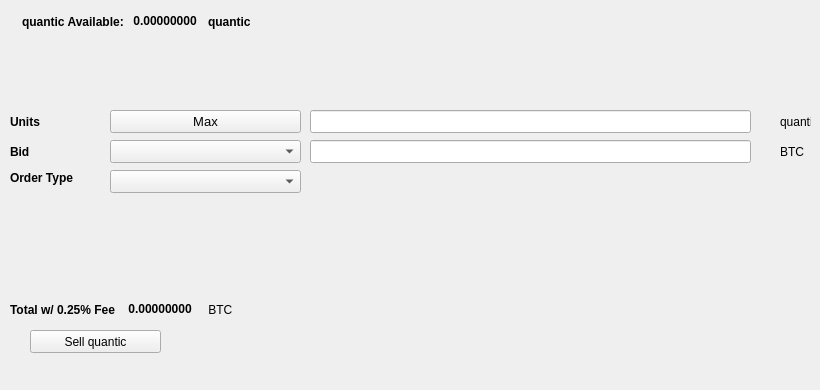
   <widget class="QWidget" name="SellTab">
    <attribute name="title">
     <string>Sell</string>
    </attribute>
    <widget class="QLabel" name="label_16">
     <property name="geometry">
      <rect>
       <x>780</x>
       <y>140</y>
       <width>31</width>
       <height>23</height>
      </rect>
     </property>
     <property name="text">
      <string>BTC</string>
     </property>
    </widget>
    <widget class="QComboBox" name="SellBidcomboBox">
     <property name="geometry">
      <rect>
       <x>110</x>
       <y>140</y>
       <width>191</width>
       <height>23</height>
      </rect>
     </property>
     <property name="font">
      <font>
       <pointsize>10</pointsize>
      </font>
     </property>
    </widget>
    <widget class="QLabel" name="label_18">
     <property name="geometry">
      <rect>
       <x>10</x>
       <y>110</y>
       <width>46</width>
       <height>23</height>
      </rect>
     </property>
     <property name="font">
      <font>
       <weight>75</weight>
       <bold>true</bold>
      </font>
     </property>
     <property name="text">
      <string>Units</string>
     </property>
    </widget>
    <widget class="QPushButton" name="Sell_Max_Amount">
     <property name="geometry">
      <rect>
       <x>110</x>
       <y>110</y>
       <width>191</width>
       <height>23</height>
      </rect>
     </property>
     <property name="font">
      <font>
       <pointsize>10</pointsize>
      </font>
     </property>
     <property name="text">
      <string>Max</string>
     </property>
    </widget>
    <widget class="QLabel" name="label_20">
     <property name="geometry">
      <rect>
       <x>10</x>
       <y>170</y>
       <width>91</width>
       <height>16</height>
      </rect>
     </property>
     <property name="font">
      <font>
       <weight>75</weight>
       <bold>true</bold>
      </font>
     </property>
     <property name="text">
      <string>Order Type</string>
     </property>
    </widget>
    <widget class="QComboBox" name="SellOrdertypeCombo">
     <property name="geometry">
      <rect>
       <x>110</x>
       <y>170</y>
       <width>191</width>
       <height>23</height>
      </rect>
     </property>
     <property name="font">
      <font>
       <pointsize>10</pointsize>
      </font>
     </property>
    </widget>
    <widget class="QLabel" name="label_21">
     <property name="geometry">
      <rect>
       <x>10</x>
       <y>140</y>
       <width>46</width>
       <height>23</height>
      </rect>
     </property>
     <property name="font">
      <font>
       <weight>75</weight>
       <bold>true</bold>
      </font>
     </property>
     <property name="text">
      <string>Bid</string>
     </property>
    </widget>
    <widget class="QLabel" name="label_22">
     <property name="geometry">
      <rect>
       <x>780</x>
       <y>110</y>
       <width>31</width>
       <height>23</height>
      </rect>
     </property>
     <property name="text">
      <string>quantic</string>
     </property>
    </widget>
    <widget class="QLineEdit" name="UnitsInputquantic">
     <property name="geometry">
      <rect>
       <x>310</x>
       <y>110</y>
       <width>441</width>
       <height>23</height>
      </rect>
     </property>
     <property name="font">
      <font>
       <pointsize>9</pointsize>
       <weight>75</weight>
       <bold>true</bold>
      </font>
     </property>
    </widget>
    <widget class="QLineEdit" name="SellBidPriceEdit">
     <property name="geometry">
      <rect>
       <x>310</x>
       <y>140</y>
       <width>441</width>
       <height>23</height>
      </rect>
     </property>
     <property name="font">
      <font>
       <pointsize>9</pointsize>
       <weight>75</weight>
       <bold>true</bold>
      </font>
     </property>
    </widget>
    <widget class="QPushButton" name="SellquanticBTN">
     <property name="geometry">
      <rect>
       <x>30</x>
       <y>330</y>
       <width>131</width>
       <height>23</height>
      </rect>
     </property>
     <property name="text">
      <string>Sell quantic</string>
     </property>
     <property name="icon">
      <iconset resource="../quantic">
       <normaloff>:/icons/bitcoin</normaloff>:/icons/bitcoin</iconset>
     </property>
    </widget>
    <widget class="QWidget" name="layoutWidget3">
     <property name="geometry">
      <rect>
       <x>22</x>
       <y>12</y>
       <width>258</width>
       <height>19</height>
      </rect>
     </property>
     <layout class="QHBoxLayout" name="horizontalLayout">
      <item>
       <widget class="QLabel" name="label232_2">
        <property name="font">
         <font>
          <weight>75</weight>
          <bold>true</bold>
         </font>
        </property>
        <property name="text">
         <string>quantic Available:</string>
        </property>
       </widget>
      </item>
      <item>
       <widget class="QLabel" name="quanticAvailableLabel">
        <property name="palette">
         <palette>
          <active>
           <colorrole role="WindowText">
            <brush brushstyle="SolidPattern">
             <color alpha="255">
              <red>0</red>
              <green>0</green>
              <blue>0</blue>
             </color>
            </brush>
           </colorrole>
           <colorrole role="Button">
            <brush brushstyle="SolidPattern">
             <color alpha="255">
              <red>0</red>
              <green>170</green>
              <blue>0</blue>
             </color>
            </brush>
           </colorrole>
           <colorrole role="Light">
            <brush brushstyle="SolidPattern">
             <color alpha="255">
              <red>0</red>
              <green>255</green>
              <blue>0</blue>
             </color>
            </brush>
           </colorrole>
           <colorrole role="Midlight">
            <brush brushstyle="SolidPattern">
             <color alpha="255">
              <red>0</red>
              <green>212</green>
              <blue>0</blue>
             </color>
            </brush>
           </colorrole>
           <colorrole role="Dark">
            <brush brushstyle="SolidPattern">
             <color alpha="255">
              <red>0</red>
              <green>85</green>
              <blue>0</blue>
             </color>
            </brush>
           </colorrole>
           <colorrole role="Mid">
            <brush brushstyle="SolidPattern">
             <color alpha="255">
              <red>0</red>
              <green>113</green>
              <blue>0</blue>
             </color>
            </brush>
           </colorrole>
           <colorrole role="Text">
            <brush brushstyle="SolidPattern">
             <color alpha="255">
              <red>0</red>
              <green>170</green>
              <blue>0</blue>
             </color>
            </brush>
           </colorrole>
           <colorrole role="BrightText">
            <brush brushstyle="SolidPattern">
             <color alpha="255">
              <red>255</red>
              <green>255</green>
              <blue>255</blue>
             </color>
            </brush>
           </colorrole>
           <colorrole role="ButtonText">
            <brush brushstyle="SolidPattern">
             <color alpha="255">
              <red>0</red>
              <green>0</green>
              <blue>0</blue>
             </color>
            </brush>
           </colorrole>
           <colorrole role="Base">
            <brush brushstyle="SolidPattern">
             <color alpha="255">
              <red>255</red>
              <green>255</green>
              <blue>255</blue>
             </color>
            </brush>
           </colorrole>
           <colorrole role="Window">
            <brush brushstyle="SolidPattern">
             <color alpha="255">
              <red>0</red>
              <green>170</green>
              <blue>0</blue>
             </color>
            </brush>
           </colorrole>
           <colorrole role="Shadow">
            <brush brushstyle="SolidPattern">
             <color alpha="255">
              <red>0</red>
              <green>0</green>
              <blue>0</blue>
             </color>
            </brush>
           </colorrole>
           <colorrole role="AlternateBase">
            <brush brushstyle="SolidPattern">
             <color alpha="255">
              <red>127</red>
              <green>212</green>
              <blue>127</blue>
             </color>
            </brush>
           </colorrole>
           <colorrole role="ToolTipBase">
            <brush brushstyle="SolidPattern">
             <color alpha="255">
              <red>255</red>
              <green>255</green>
              <blue>220</blue>
             </color>
            </brush>
           </colorrole>
           <colorrole role="ToolTipText">
            <brush brushstyle="SolidPattern">
             <color alpha="255">
              <red>0</red>
              <green>0</green>
              <blue>0</blue>
             </color>
            </brush>
           </colorrole>
          </active>
          <inactive>
           <colorrole role="WindowText">
            <brush brushstyle="SolidPattern">
             <color alpha="255">
              <red>0</red>
              <green>0</green>
              <blue>0</blue>
             </color>
            </brush>
           </colorrole>
           <colorrole role="Button">
            <brush brushstyle="SolidPattern">
             <color alpha="255">
              <red>0</red>
              <green>170</green>
              <blue>0</blue>
             </color>
            </brush>
           </colorrole>
           <colorrole role="Light">
            <brush brushstyle="SolidPattern">
             <color alpha="255">
              <red>0</red>
              <green>255</green>
              <blue>0</blue>
             </color>
            </brush>
           </colorrole>
           <colorrole role="Midlight">
            <brush brushstyle="SolidPattern">
             <color alpha="255">
              <red>0</red>
              <green>212</green>
              <blue>0</blue>
             </color>
            </brush>
           </colorrole>
           <colorrole role="Dark">
            <brush brushstyle="SolidPattern">
             <color alpha="255">
              <red>0</red>
              <green>85</green>
              <blue>0</blue>
             </color>
            </brush>
           </colorrole>
           <colorrole role="Mid">
            <brush brushstyle="SolidPattern">
             <color alpha="255">
              <red>0</red>
              <green>113</green>
              <blue>0</blue>
             </color>
            </brush>
           </colorrole>
           <colorrole role="Text">
            <brush brushstyle="SolidPattern">
             <color alpha="255">
              <red>0</red>
              <green>170</green>
              <blue>0</blue>
             </color>
            </brush>
           </colorrole>
           <colorrole role="BrightText">
            <brush brushstyle="SolidPattern">
             <color alpha="255">
              <red>255</red>
              <green>255</green>
              <blue>255</blue>
             </color>
            </brush>
           </colorrole>
           <colorrole role="ButtonText">
            <brush brushstyle="SolidPattern">
             <color alpha="255">
              <red>0</red>
              <green>0</green>
              <blue>0</blue>
             </color>
            </brush>
           </colorrole>
           <colorrole role="Base">
            <brush brushstyle="SolidPattern">
             <color alpha="255">
              <red>255</red>
              <green>255</green>
              <blue>255</blue>
             </color>
            </brush>
           </colorrole>
           <colorrole role="Window">
            <brush brushstyle="SolidPattern">
             <color alpha="255">
              <red>0</red>
              <green>170</green>
              <blue>0</blue>
             </color>
            </brush>
           </colorrole>
           <colorrole role="Shadow">
            <brush brushstyle="SolidPattern">
             <color alpha="255">
              <red>0</red>
              <green>0</green>
              <blue>0</blue>
             </color>
            </brush>
           </colorrole>
           <colorrole role="AlternateBase">
            <brush brushstyle="SolidPattern">
             <color alpha="255">
              <red>127</red>
              <green>212</green>
              <blue>127</blue>
             </color>
            </brush>
           </colorrole>
           <colorrole role="ToolTipBase">
            <brush brushstyle="SolidPattern">
             <color alpha="255">
              <red>255</red>
              <green>255</green>
              <blue>220</blue>
             </color>
            </brush>
           </colorrole>
           <colorrole role="ToolTipText">
            <brush brushstyle="SolidPattern">
             <color alpha="255">
              <red>0</red>
              <green>0</green>
              <blue>0</blue>
             </color>
            </brush>
           </colorrole>
          </inactive>
          <disabled>
           <colorrole role="WindowText">
            <brush brushstyle="SolidPattern">
             <color alpha="255">
              <red>0</red>
              <green>85</green>
              <blue>0</blue>
             </color>
            </brush>
           </colorrole>
           <colorrole role="Button">
            <brush brushstyle="SolidPattern">
             <color alpha="255">
              <red>0</red>
              <green>170</green>
              <blue>0</blue>
             </color>
            </brush>
           </colorrole>
           <colorrole role="Light">
            <brush brushstyle="SolidPattern">
             <color alpha="255">
              <red>0</red>
              <green>255</green>
              <blue>0</blue>
             </color>
            </brush>
           </colorrole>
           <colorrole role="Midlight">
            <brush brushstyle="SolidPattern">
             <color alpha="255">
              <red>0</red>
              <green>212</green>
              <blue>0</blue>
             </color>
            </brush>
           </colorrole>
           <colorrole role="Dark">
            <brush brushstyle="SolidPattern">
             <color alpha="255">
              <red>0</red>
              <green>85</green>
              <blue>0</blue>
             </color>
            </brush>
           </colorrole>
           <colorrole role="Mid">
            <brush brushstyle="SolidPattern">
             <color alpha="255">
              <red>0</red>
              <green>113</green>
              <blue>0</blue>
             </color>
            </brush>
           </colorrole>
           <colorrole role="Text">
            <brush brushstyle="SolidPattern">
             <color alpha="255">
              <red>0</red>
              <green>85</green>
              <blue>0</blue>
             </color>
            </brush>
           </colorrole>
           <colorrole role="BrightText">
            <brush brushstyle="SolidPattern">
             <color alpha="255">
              <red>255</red>
              <green>255</green>
              <blue>255</blue>
             </color>
            </brush>
           </colorrole>
           <colorrole role="ButtonText">
            <brush brushstyle="SolidPattern">
             <color alpha="255">
              <red>0</red>
              <green>85</green>
              <blue>0</blue>
             </color>
            </brush>
           </colorrole>
           <colorrole role="Base">
            <brush brushstyle="SolidPattern">
             <color alpha="255">
              <red>0</red>
              <green>170</green>
              <blue>0</blue>
             </color>
            </brush>
           </colorrole>
           <colorrole role="Window">
            <brush brushstyle="SolidPattern">
             <color alpha="255">
              <red>0</red>
              <green>170</green>
              <blue>0</blue>
             </color>
            </brush>
           </colorrole>
           <colorrole role="Shadow">
            <brush brushstyle="SolidPattern">
             <color alpha="255">
              <red>0</red>
              <green>0</green>
              <blue>0</blue>
             </color>
            </brush>
           </colorrole>
           <colorrole role="AlternateBase">
            <brush brushstyle="SolidPattern">
             <color alpha="255">
              <red>0</red>
              <green>170</green>
              <blue>0</blue>
             </color>
            </brush>
           </colorrole>
           <colorrole role="ToolTipBase">
            <brush brushstyle="SolidPattern">
             <color alpha="255">
              <red>255</red>
              <green>255</green>
              <blue>220</blue>
             </color>
            </brush>
           </colorrole>
           <colorrole role="ToolTipText">
            <brush brushstyle="SolidPattern">
             <color alpha="255">
              <red>0</red>
              <green>0</green>
              <blue>0</blue>
             </color>
            </brush>
           </colorrole>
          </disabled>
         </palette>
        </property>
        <property name="font">
         <font>
          <weight>75</weight>
          <bold>true</bold>
         </font>
        </property>
        <property name="text">
         <string> 0.00000000 </string>
        </property>
        <property name="textInteractionFlags">
         <set>Qt::LinksAccessibleByMouse|Qt::TextSelectableByKeyboard|Qt::TextSelectableByMouse</set>
        </property>
       </widget>
      </item>
      <item>
       <widget class="QLabel" name="labelquantic">
        <property name="font">
         <font>
          <weight>75</weight>
          <bold>true</bold>
         </font>
        </property>
        <property name="text">
         <string>quantic</string>
        </property>
       </widget>
      </item>
     </layout>
    </widget>
    <widget class="QWidget" name="layoutWidget">
     <property name="geometry">
      <rect>
       <x>10</x>
       <y>300</y>
       <width>268</width>
       <height>19</height>
      </rect>
     </property>
     <layout class="QHBoxLayout" name="horizontalLayout_2">
      <item>
       <widget class="QLabel" name="label_19">
        <property name="font">
         <font>
          <weight>75</weight>
          <bold>true</bold>
         </font>
        </property>
        <property name="text">
         <string>Total w/ 0.25% Fee </string>
        </property>
       </widget>
      </item>
      <item>
       <widget class="QLabel" name="SellCostLabel">
        <property name="palette">
         <palette>
          <active>
           <colorrole role="WindowText">
            <brush brushstyle="SolidPattern">
             <color alpha="255">
              <red>0</red>
              <green>0</green>
              <blue>0</blue>
             </color>
            </brush>
           </colorrole>
           <colorrole role="Button">
            <brush brushstyle="SolidPattern">
             <color alpha="255">
              <red>0</red>
              <green>170</green>
              <blue>0</blue>
             </color>
            </brush>
           </colorrole>
           <colorrole role="Light">
            <brush brushstyle="SolidPattern">
             <color alpha="255">
              <red>0</red>
              <green>255</green>
              <blue>0</blue>
             </color>
            </brush>
           </colorrole>
           <colorrole role="Midlight">
            <brush brushstyle="SolidPattern">
             <color alpha="255">
              <red>0</red>
              <green>212</green>
              <blue>0</blue>
             </color>
            </brush>
           </colorrole>
           <colorrole role="Dark">
            <brush brushstyle="SolidPattern">
             <color alpha="255">
              <red>0</red>
              <green>85</green>
              <blue>0</blue>
             </color>
            </brush>
           </colorrole>
           <colorrole role="Mid">
            <brush brushstyle="SolidPattern">
             <color alpha="255">
              <red>0</red>
              <green>113</green>
              <blue>0</blue>
             </color>
            </brush>
           </colorrole>
           <colorrole role="Text">
            <brush brushstyle="SolidPattern">
             <color alpha="255">
              <red>0</red>
              <green>170</green>
              <blue>0</blue>
             </color>
            </brush>
           </colorrole>
           <colorrole role="BrightText">
            <brush brushstyle="SolidPattern">
             <color alpha="255">
              <red>255</red>
              <green>255</green>
              <blue>255</blue>
             </color>
            </brush>
           </colorrole>
           <colorrole role="ButtonText">
            <brush brushstyle="SolidPattern">
             <color alpha="255">
              <red>0</red>
              <green>0</green>
              <blue>0</blue>
             </color>
            </brush>
           </colorrole>
           <colorrole role="Base">
            <brush brushstyle="SolidPattern">
             <color alpha="255">
              <red>255</red>
              <green>255</green>
              <blue>255</blue>
             </color>
            </brush>
           </colorrole>
           <colorrole role="Window">
            <brush brushstyle="SolidPattern">
             <color alpha="255">
              <red>0</red>
              <green>170</green>
              <blue>0</blue>
             </color>
            </brush>
           </colorrole>
           <colorrole role="Shadow">
            <brush brushstyle="SolidPattern">
             <color alpha="255">
              <red>0</red>
              <green>0</green>
              <blue>0</blue>
             </color>
            </brush>
           </colorrole>
           <colorrole role="AlternateBase">
            <brush brushstyle="SolidPattern">
             <color alpha="255">
              <red>127</red>
              <green>212</green>
              <blue>127</blue>
             </color>
            </brush>
           </colorrole>
           <colorrole role="ToolTipBase">
            <brush brushstyle="SolidPattern">
             <color alpha="255">
              <red>255</red>
              <green>255</green>
              <blue>220</blue>
             </color>
            </brush>
           </colorrole>
           <colorrole role="ToolTipText">
            <brush brushstyle="SolidPattern">
             <color alpha="255">
              <red>0</red>
              <green>0</green>
              <blue>0</blue>
             </color>
            </brush>
           </colorrole>
          </active>
          <inactive>
           <colorrole role="WindowText">
            <brush brushstyle="SolidPattern">
             <color alpha="255">
              <red>0</red>
              <green>0</green>
              <blue>0</blue>
             </color>
            </brush>
           </colorrole>
           <colorrole role="Button">
            <brush brushstyle="SolidPattern">
             <color alpha="255">
              <red>0</red>
              <green>170</green>
              <blue>0</blue>
             </color>
            </brush>
           </colorrole>
           <colorrole role="Light">
            <brush brushstyle="SolidPattern">
             <color alpha="255">
              <red>0</red>
              <green>255</green>
              <blue>0</blue>
             </color>
            </brush>
           </colorrole>
           <colorrole role="Midlight">
            <brush brushstyle="SolidPattern">
             <color alpha="255">
              <red>0</red>
              <green>212</green>
              <blue>0</blue>
             </color>
            </brush>
           </colorrole>
           <colorrole role="Dark">
            <brush brushstyle="SolidPattern">
             <color alpha="255">
              <red>0</red>
              <green>85</green>
              <blue>0</blue>
             </color>
            </brush>
           </colorrole>
           <colorrole role="Mid">
            <brush brushstyle="SolidPattern">
             <color alpha="255">
              <red>0</red>
              <green>113</green>
              <blue>0</blue>
             </color>
            </brush>
           </colorrole>
           <colorrole role="Text">
            <brush brushstyle="SolidPattern">
             <color alpha="255">
              <red>0</red>
              <green>170</green>
              <blue>0</blue>
             </color>
            </brush>
           </colorrole>
           <colorrole role="BrightText">
            <brush brushstyle="SolidPattern">
             <color alpha="255">
              <red>255</red>
              <green>255</green>
              <blue>255</blue>
             </color>
            </brush>
           </colorrole>
           <colorrole role="ButtonText">
            <brush brushstyle="SolidPattern">
             <color alpha="255">
              <red>0</red>
              <green>0</green>
              <blue>0</blue>
             </color>
            </brush>
           </colorrole>
           <colorrole role="Base">
            <brush brushstyle="SolidPattern">
             <color alpha="255">
              <red>255</red>
              <green>255</green>
              <blue>255</blue>
             </color>
            </brush>
           </colorrole>
           <colorrole role="Window">
            <brush brushstyle="SolidPattern">
             <color alpha="255">
              <red>0</red>
              <green>170</green>
              <blue>0</blue>
             </color>
            </brush>
           </colorrole>
           <colorrole role="Shadow">
            <brush brushstyle="SolidPattern">
             <color alpha="255">
              <red>0</red>
              <green>0</green>
              <blue>0</blue>
             </color>
            </brush>
           </colorrole>
           <colorrole role="AlternateBase">
            <brush brushstyle="SolidPattern">
             <color alpha="255">
              <red>127</red>
              <green>212</green>
              <blue>127</blue>
             </color>
            </brush>
           </colorrole>
           <colorrole role="ToolTipBase">
            <brush brushstyle="SolidPattern">
             <color alpha="255">
              <red>255</red>
              <green>255</green>
              <blue>220</blue>
             </color>
            </brush>
           </colorrole>
           <colorrole role="ToolTipText">
            <brush brushstyle="SolidPattern">
             <color alpha="255">
              <red>0</red>
              <green>0</green>
              <blue>0</blue>
             </color>
            </brush>
           </colorrole>
          </inactive>
          <disabled>
           <colorrole role="WindowText">
            <brush brushstyle="SolidPattern">
             <color alpha="255">
              <red>0</red>
              <green>85</green>
              <blue>0</blue>
             </color>
            </brush>
           </colorrole>
           <colorrole role="Button">
            <brush brushstyle="SolidPattern">
             <color alpha="255">
              <red>0</red>
              <green>170</green>
              <blue>0</blue>
             </color>
            </brush>
           </colorrole>
           <colorrole role="Light">
            <brush brushstyle="SolidPattern">
             <color alpha="255">
              <red>0</red>
              <green>255</green>
              <blue>0</blue>
             </color>
            </brush>
           </colorrole>
           <colorrole role="Midlight">
            <brush brushstyle="SolidPattern">
             <color alpha="255">
              <red>0</red>
              <green>212</green>
              <blue>0</blue>
             </color>
            </brush>
           </colorrole>
           <colorrole role="Dark">
            <brush brushstyle="SolidPattern">
             <color alpha="255">
              <red>0</red>
              <green>85</green>
              <blue>0</blue>
             </color>
            </brush>
           </colorrole>
           <colorrole role="Mid">
            <brush brushstyle="SolidPattern">
             <color alpha="255">
              <red>0</red>
              <green>113</green>
              <blue>0</blue>
             </color>
            </brush>
           </colorrole>
           <colorrole role="Text">
            <brush brushstyle="SolidPattern">
             <color alpha="255">
              <red>0</red>
              <green>85</green>
              <blue>0</blue>
             </color>
            </brush>
           </colorrole>
           <colorrole role="BrightText">
            <brush brushstyle="SolidPattern">
             <color alpha="255">
              <red>255</red>
              <green>255</green>
              <blue>255</blue>
             </color>
            </brush>
           </colorrole>
           <colorrole role="ButtonText">
            <brush brushstyle="SolidPattern">
             <color alpha="255">
              <red>0</red>
              <green>85</green>
              <blue>0</blue>
             </color>
            </brush>
           </colorrole>
           <colorrole role="Base">
            <brush brushstyle="SolidPattern">
             <color alpha="255">
              <red>0</red>
              <green>170</green>
              <blue>0</blue>
             </color>
            </brush>
           </colorrole>
           <colorrole role="Window">
            <brush brushstyle="SolidPattern">
             <color alpha="255">
              <red>0</red>
              <green>170</green>
              <blue>0</blue>
             </color>
            </brush>
           </colorrole>
           <colorrole role="Shadow">
            <brush brushstyle="SolidPattern">
             <color alpha="255">
              <red>0</red>
              <green>0</green>
              <blue>0</blue>
             </color>
            </brush>
           </colorrole>
           <colorrole role="AlternateBase">
            <brush brushstyle="SolidPattern">
             <color alpha="255">
              <red>0</red>
              <green>170</green>
              <blue>0</blue>
             </color>
            </brush>
           </colorrole>
           <colorrole role="ToolTipBase">
            <brush brushstyle="SolidPattern">
             <color alpha="255">
              <red>255</red>
              <green>255</green>
              <blue>220</blue>
             </color>
            </brush>
           </colorrole>
           <colorrole role="ToolTipText">
            <brush brushstyle="SolidPattern">
             <color alpha="255">
              <red>0</red>
              <green>0</green>
              <blue>0</blue>
             </color>
            </brush>
           </colorrole>
          </disabled>
         </palette>
        </property>
        <property name="font">
         <font>
          <weight>75</weight>
          <bold>true</bold>
         </font>
        </property>
        <property name="autoFillBackground">
         <bool>false</bool>
        </property>
        <property name="text">
         <string> 0.00000000</string>
        </property>
        <property name="textInteractionFlags">
         <set>Qt::LinksAccessibleByMouse|Qt::TextSelectableByMouse</set>
        </property>
       </widget>
      </item>
      <item>
       <widget class="QLabel" name="label_17">
        <property name="font">
         <font>
          <weight>50</weight>
          <bold>false</bold>
         </font>
        </property>
        <property name="text">
         <string> BTC</string>
        </property>
       </widget>
      </item>
     </layout>
    </widget>
    <widget class="QLabel" name="label_23">
     <property name="geometry">
      <rect>
       <x>460</x>
       <y>300</y>
       <width>281</width>
       <height>81</height>
      </rect>
     </property>
     <property name="text">
      <string/>
     </property>
     <property name="pixmap">
      <pixmap>:/images/bittrex</pixmap>
     </property>
    </widget>
   </widget>
